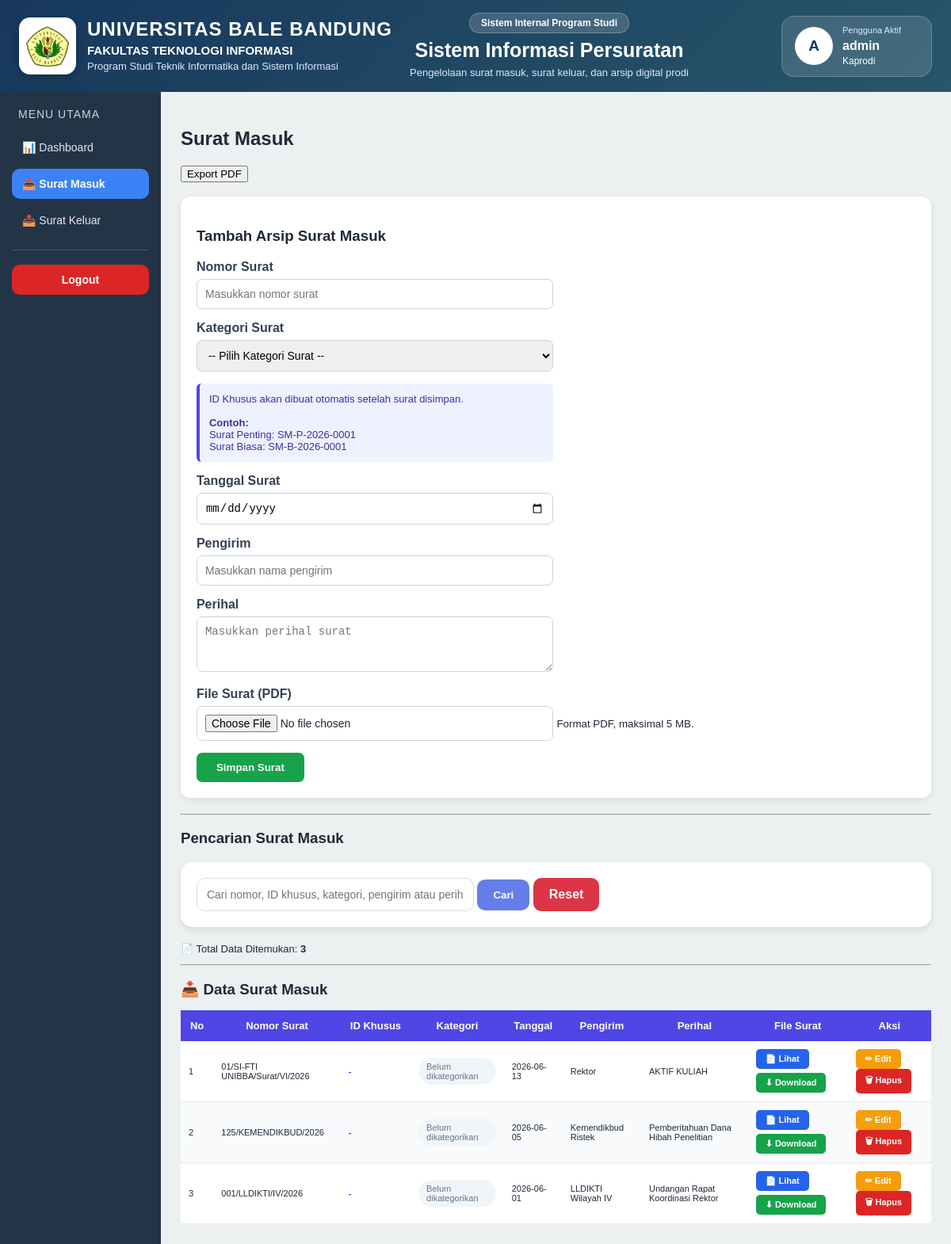
Page /index.php?page=surat_masuk (signed in) on the committed database.
### tables this page shows
CREATE TABLE `surat_masuk` (
  `id` int(11) NOT NULL,
  `nomor_surat` varchar(100) NOT NULL,
  `tanggal_surat` date NOT NULL,
  `pengirim` varchar(100) NOT NULL,
  `perihal` varchar(255) NOT NULL,
  `file_surat` varchar(255) NOT NULL
);

### pages/surat_masuk.php (the view, shortened to what this page needs)
<?php
include 'koneksi.php';
if (!function_exists('e_surat_masuk')) {
    function e_surat_masuk($value) {
        return htmlspecialchars(
            (string)($value ?? ''),
            ENT_QUOTES,
            'UTF-8'
        );
    }
}
$cari = trim($_GET['cari'] ?? '');
if ($cari !== '') {
    $keyword = '%' . $cari . '%';
    $stmt_cari = mysqli_prepare($koneksi, "
        SELECT *
        FROM surat_masuk
        WHERE nomor_surat LIKE ?
           OR kode_khusus LIKE ?
           OR kategori_surat LIKE ?
           OR pengirim LIKE ?
           OR perihal LIKE ?
        ORDER BY id DESC
    ");
    mysqli_stmt_bind_param(
        $stmt_cari,
        'sssss',
        $keyword,
        $keyword,
        $keyword,
        $keyword,
        $keyword
    );
    mysqli_stmt_execute($stmt_cari);
    $data = mysqli_stmt_get_result($stmt_cari);
} else {
    $data = mysqli_query($koneksi, "
        SELECT *
        FROM surat_masuk
        ORDER BY id DESC
    ");
}
$total_data = mysqli_num_rows($data);
?>
<h2>Surat Masuk</h2>
<a href="export_pdf.php"
   target="_blank"
   rel="noopener noreferrer">
    <button type="button">
        Export PDF
    </button>
</a>
<br><br>
<div class="form-surat">
    <h3>Tambah Arsip Surat Masuk</h3>
    <form
        method="POST"
        enctype="multipart/form-data"
    >
        <div class="form-group">
            <label>Nomor Surat</label>
            <input
                type="text"
                name="nomor_surat"
                class="form-control"
                placeholder="Masukkan nomor surat"
                maxlength="100"
                required
            >
        </div>
        <div class="form-group">
            <label>Kategori Surat</label>
            <select
                name="kategori_surat"
                class="form-control"
                required
            >
                <option value="">
                    -- Pilih Kategori Surat --
                </option>
            </select>
        </div>
        <div class="info-id">
            ID Khusus akan dibuat otomatis
            setelah surat disimpan.
            <br><br>
            <b>Contoh:</b><br>
            Surat Penting:
            SM-P-2026-0001
            <br>
            Surat Biasa:
            SM-B-2026-0001
        </div>
        <div class="form-group">
            <label>Tanggal Surat</label>
            <input
                type="date"
                name="tanggal_surat"
                class="form-control"
                required
            >
        </div>
        <div class="form-group">
            <label>Pengirim</label>
            <input
                type="text"
                name="pengirim"
                class="form-control"
                placeholder="Masukkan nama pengirim"
                maxlength="100"
                required
            >
        </div>
        <div class="form-group">
            <label>Perihal</label>
            <textarea
                name="perihal"
                class="form-control"
                rows="3"
                maxlength="255"
                placeholder="Masukkan perihal surat"
                required
            ></textarea>
        </div>
        <div class="form-group">
            <label>File Surat (PDF)</label>
            <input
                type="file"
                name="file_surat"
                class="form-control"
                accept=".pdf,application/pdf"
                required
            >
            <small>
                Format PDF, maksimal 5 MB.
            </small>
        </div>
        <button
            type="submit"
            name="simpan"
            value="1"
            class="btn-simpan"
        >
            Simpan Surat
        </button>
    </form>
</div>
<hr>
<h3>Pencarian Surat Masuk</h3>
<div class="search-box">
    <form method="GET">
        <input
            type="text"
            name="cari"
            class="search-input"
            placeholder="Cari nomor, ID khusus, kategori, pengirim atau perihal..."
            value="<?php echo e_surat_masuk($cari); ?>"
        >
        <button
            type="submit"
            class="btn-cari"
        >
            Cari
        </button>
        <a
            href="index.php?page=surat_masuk"
            class="btn-reset"
        >
            Reset
        </a>
    </form>
</div>
<div class="info-data">
    📄 Total Data Ditemukan:
    <b>
        <?php echo $total_data; ?>
    </b>
</div>
<hr>
<h3 style="margin-bottom:15px;">
    📥 Data Surat Masuk
</h3>
<div class="table-wrapper">
<table class="table-modern">
    <thead>
        <tr>
            <th>No</th>
            <th>Nomor Surat</th>
            <th>ID Khusus</th>
            <th>Kategori</th>
            <th>Tanggal</th>
            <th>Pengirim</th>
            <th>Perihal</th>
            <th>File Surat</th>
            <th>Aksi</th>
        </tr>
    </thead>
    <tbody>
    <?php
    $no = 1;
    while ($d = mysqli_fetch_assoc($data)):
        $kategori_data = $d['kategori_surat'] ?? '';
        if ($kategori_data === 'Penting') {
            $class_badge = 'badge-penting';
        } elseif ($kategori_data === 'Biasa') {
            $class_badge = 'badge-biasa';
        } else {
            $class_badge = 'badge-belum';
            $kategori_data = 'Belum dikategorikan';
        }
        $kode_tampil = !empty($d['kode_khusus'])
            ? $d['kode_khusus']
            : '-';
    ?>
        <tr>
            <td>
                <?php echo $no++; ?>
            </td>
            <td>
                <?php
                    echo e_surat_masuk(
                        $d['nomor_surat']
                    );
                ?>
            </td>
            <td>
                <span class="kode-khusus">
                    <?php
                        echo e_surat_masuk(
                            $kode_tampil
                        );
                    ?>
                </span>
            </td>
            <td>
                <span class="<?php
                    echo e_surat_masuk($class_badge);
                ?>">
                    <?php
                        echo e_surat_masuk(
                            $kategori_data
                        );
                    ?>
                </span>
            </td>
            <td>
                <?php
                    echo e_surat_masuk(
                        $d['tanggal_surat']
                    );
                ?>
            </td>
            <td>
                <?php
                    echo e_surat_masuk(
                        $d['pengirim']
                    );
                ?>
            </td>
            <td>
                <?php
                    echo e_surat_masuk(
                        $d['perihal']
                    );
                ?>
            </td>
            <td>
            <?php if (!empty($d['file_surat'])): ?>
                <?php
                    $url_file = 'uploads/' .
                        rawurlencode(
                            basename($d['file_surat'])
                        );
                ?>
                <a
                    class="btn-lihat"
                    href="<?php echo e_surat_masuk($url_file); ?>"
                    target="_blank"
                    rel="noopener noreferrer"
                >
                    📄 Lihat
                </a>
                <a
                    class="btn-download"
                    href="<?php echo e_surat_masuk($url_file); ?>"
                    download
                >
                    ⬇ Download
                </a>
            <?php else: ?>
                Tidak Ada File
            <?php endif; ?>
            </td>
            <td>
                <a
                    class="btn-edit"
                    href="edit_surat.php?id=<?php
                        echo (int)$d['id'];
                    ?>"
                >
                    ✏ Edit
                </a>
                <a
                    class="btn-hapus"
                    href="pages/hapus_surat.php?id=<?php
                        echo (int)$d['id'];
                    ?>"
                    onclick="return confirm('Yakin ingin menghapus data ini?')"
                >
                    🗑 Hapus
                </a>
            </td>
        </tr>
    <?php endwhile; ?>
    </tbody>
</table>
</div>

### index.php (style rules this page uses)
* { box-sizing: border-box; }
body { font-family: Arial, Helvetica, sans-serif; margin: 0; background: #ecf0f1; color: #1f2937; }

### pages/surat_masuk.php (style rules this page uses)
.form-surat { background:#ffffff; padding:20px; border-radius:12px; box-shadow:0 3px 10px rgba(0,0,0,0.08); margin-bottom:20px; }
.form-surat label { display:block; font-weight:600; margin-bottom:6px; color:#334155; }
.form-control { width:100%; max-width:450px; padding:10px; border:1px solid #cbd5e1; border-radius:7px; box-sizing:border-box; font-size:14px; }
.form-group { margin-bottom:15px; }
.info-id { background:#eef2ff; padding:12px; border-left:4px solid #4f46e5; border-radius:6px; color:#3730a3; max-width:450px; box-sizing:border-box; font-size:13px; margin-bottom:15px; }
.btn-simpan { background:#16a34a; color:white; border:none; border-radius:7px; padding:11px 25px; cursor:pointer; font-weight:bold; }
.search-box { background:#ffffff; padding:20px; border-radius:15px; box-shadow:0 3px 10px rgba(0,0,0,0.1); margin-bottom:20px; }
.search-input { width:350px; max-width:100%; padding:12px; border:1px solid #ddd; border-radius:10px; font-size:14px; outline:none; box-sizing:border-box; }
.btn-cari { padding:12px 20px; border:none; border-radius:10px; background:#667eea; color:white; cursor:pointer; font-weight:bold; }
.btn-reset { padding:12px 20px; border:none; border-radius:10px; background:#dc3545; color:white; cursor:pointer; font-weight:bold; text-decoration:none; display:inline-block; }
.btn-edit { background:#f59e0b; color:white; padding:6px 12px; border-radius:5px; text-decoration:none; margin-right:5px; display:inline-block; font-weight:bold; }
.btn-hapus { background:#dc2626; color:white; padding:6px 12px; border-radius:5px; text-decoration:none; display:inline-block; font-weight:bold; }
.btn-lihat { background:#2563eb; color:white; padding:6px 12px; border-radius:5px; text-decoration:none; display:inline-block; margin-bottom:5px; font-weight:bold; }
.btn-download { background:#16a34a; color:white; padding:6px 12px; border-radius:5px; text-decoration:none; display:inline-block; font-weight:bold; }
.table-wrapper { width:100%; overflow-x:auto; }
.table-modern { width:100%; border-collapse:collapse; background:white; box-shadow:0 3px 10px rgba(0,0,0,0.1); }
.table-modern th { background:#4f46e5; color:white; padding:12px; font-size:13px; font-weight:600; white-space:nowrap; }
.table-modern td { padding:10px; border-bottom:1px solid #e5e7eb; font-size:11px; vertical-align:middle; }
.table-modern tr:nth-child(even) { background:#f8fafc; }
.badge-belum { background:#f1f5f9; color:#64748b; border-radius:20px; padding:5px 10px; display:inline-block; }
.kode-khusus { font-weight:bold; color:#4338ca; white-space:nowrap; }
.info-data { margin:12px 0; font-size:13px; }

### rows in the picture
surat_masuk: nomor_surat "01/SI-FTI UNIBBA/Surat/VI/2026", kode_tampil "-", kategori_data "Belum dikategorikan", tanggal_surat "2026-06-13", pengirim "Rektor", perihal "AKTIF KULIAH"
surat_masuk: nomor_surat "125/KEMENDIKBUD/2026", kode_tampil "-", kategori_data "Belum dikategorikan", tanggal_surat "2026-06-05", pengirim "Kemendikbud Ristek", perihal "Pemberitahuan Dana Hibah Penelitian"
surat_masuk: nomor_surat "001/LLDIKTI/IV/2026", kode_tampil "-", kategori_data "Belum dikategorikan", tanggal_surat "2026-06-01", pengirim "LLDIKTI Wilayah IV", perihal "Undangan Rapat Koordinasi Rektor"

### other values in the picture
$inisial "A"
$username "admin"
$role_tampil "Kaprodi"
$total_data "3"
